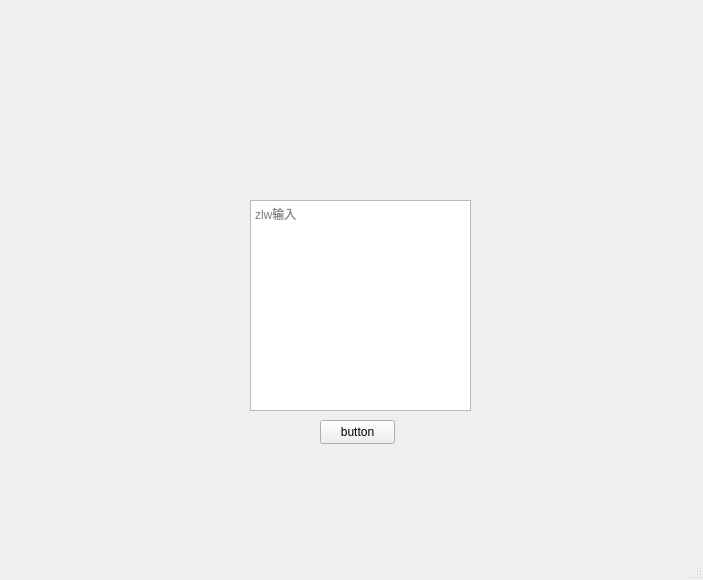
<?xml version="1.0" encoding="UTF-8"?>
<ui version="4.0">
 <class>MainWindow</class>
 <widget class="QMainWindow" name="MainWindow">
  <property name="geometry">
   <rect>
    <x>0</x>
    <y>0</y>
    <width>703</width>
    <height>580</height>
   </rect>
  </property>
  <property name="windowTitle">
   <string>MainWindow</string>
  </property>
  <widget class="QWidget" name="centralwidget">
   <widget class="QPushButton" name="pushButton">
    <property name="geometry">
     <rect>
      <x>320</x>
      <y>420</y>
      <width>75</width>
      <height>24</height>
     </rect>
    </property>
    <property name="text">
     <string>button</string>
    </property>
   </widget>
   <widget class="QPlainTextEdit" name="plainTextEdit">
    <property name="geometry">
     <rect>
      <x>250</x>
      <y>200</y>
      <width>221</width>
      <height>211</height>
     </rect>
    </property>
    <property name="placeholderText">
     <string>zlw输入</string>
    </property>
   </widget>
  </widget>
  <widget class="QMenuBar" name="menubar">
   <property name="geometry">
    <rect>
     <x>0</x>
     <y>0</y>
     <width>703</width>
     <height>33</height>
    </rect>
   </property>
   <property name="nativeMenuBar">
    <bool>true</bool>
   </property>
  </widget>
  <widget class="QStatusBar" name="statusbar"/>
 </widget>
 <resources/>
 <connections/>
</ui>
